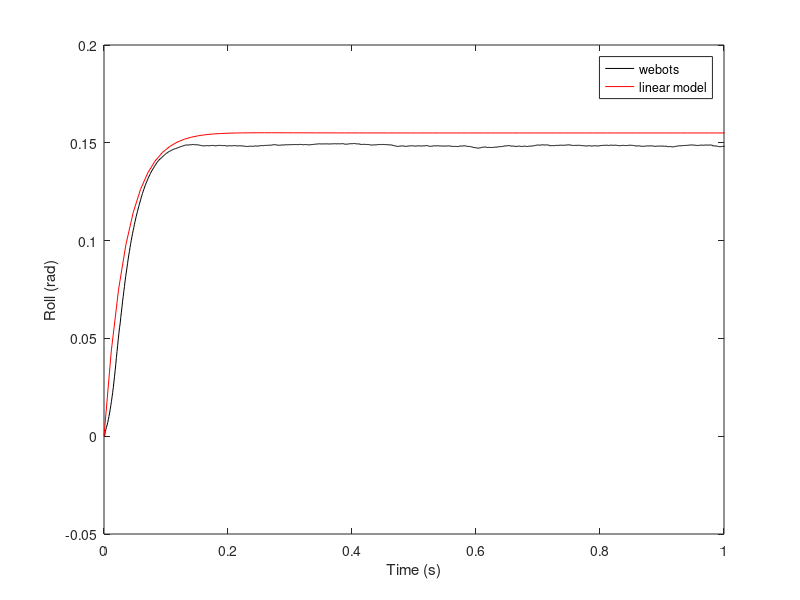

MATLAB code to generate this figure:
%# time, goalRoll, roll, rollrate, goalSteer, steer, speed 
clear all
close all
clc

%load webots data
d=load('webots_data_ml.txt');
t = d(:,1);
roll = d(:,3);

%set up TF for webots controller
h = 0.04;
a = 0.07;
b = .152;
c = 0.008;
lam = 1;
U = mean(d(:,7));
g = 9.81;
kp = 4;
stepMag = .1;

s = tf('s');
%set up open loop TF
P = minreal(sin(lam)/b* (a/h*U*s + U^2/h - g*a*c/(h*U))/(s^2-g/h))
%compute closed loop TF at our kp:
Gcl = minreal(kp*P/(1+kp*P));

%compute step response of closed loop system
[ysim,tsim] = step(Gcl,max(t));
%scale step response by goal roll magnitude
ysim = ysim*stepMag;

%plot results
figure
plot(t,roll,'k',tsim,ysim,'r')
legend('webots','linear model')
xlabel('Time (s)')
ylabel('Roll (rad)')
xlim([0 1])
